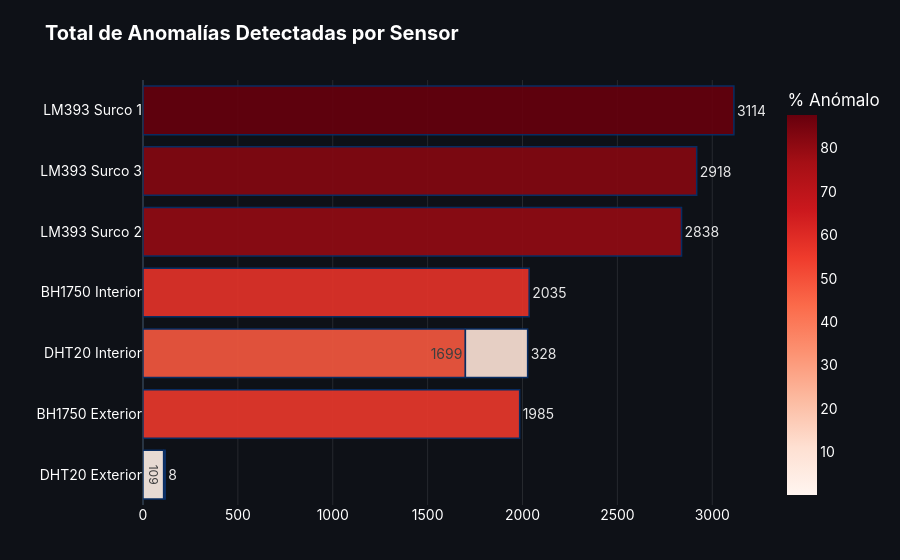

Write notebook code for a chart like this one.
### Markdown cell above
## 1. Anomalías por Sensor
¿Qué sensores presentan más registros fuera de sus umbrales óptimos?

### Code cell
query_anomalias = """
SELECT 
    s.nombre_sensor,
    s.variable_medida,
    s.ubicacion,
    COUNT(CASE WHEN f.flag_anomalia = 1 THEN 1 END) AS total_anomalias,
    COUNT(*) AS total_mediciones,
    ROUND((COUNT(CASE WHEN f.flag_anomalia = 1 THEN 1 END) / COUNT(*)) * 100, 2) AS porcentaje_anomalo
FROM fact_mediciones_invernadero f
JOIN dim_sensor s ON f.id_sensor = s.id_sensor
GROUP BY s.nombre_sensor, s.variable_medida, s.ubicacion
ORDER BY total_anomalias DESC;
"""

df_anomalias = pd.read_sql(query_anomalias, conn)

fig = px.bar(
    df_anomalias, 
    x='total_anomalias', 
    y='nombre_sensor', 
    color='porcentaje_anomalo',
    orientation='h',
    text='total_anomalias',
    title="<b>Total de Anomalías Detectadas por Sensor</b>",
    color_continuous_scale="Reds",
    labels={'total_anomalias': 'Número de Anomalías', 'nombre_sensor': 'Sensor', 'porcentaje_anomalo': '% Anómalo'}
)

fig.update_traces(textposition='outside', marker_line_color='rgb(8,48,107)', marker_line_width=1.5, opacity=0.9)
fig.update_layout(
    template="plotly_dark",
    yaxis={'categoryorder':'total ascending'},
    font=dict(family="Inter, Arial, sans-serif", size=14, color="white"),
    margin=dict(l=10, r=20, t=80, b=50),
    plot_bgcolor='#0E1117',
    paper_bgcolor='#0E1117'
)
fig.update_xaxes(showgrid=True, gridcolor='rgba(255,255,255,0.1)', title="")
fig.update_yaxes(showgrid=False, title="")
fig.show()

### Figure 1 — Plotly figure (JSON) as saved in the notebook; plotly's stock layout.template omitted (floating-point values rounded to 4 significant figures)
{"data": [{"hovertemplate": "Número de Anomalías=%{text}<br>Sensor=%{y}<br>% Anómalo=%{marker.color}<extra></extra>", "legendgroup": "", "marker": {"color": [87.64, 82.13, 79.88, 57.28, 55.87, 47.82, 9.23, 3.07, 0.23], "coloraxis": "coloraxis", "line": {"color": "rgb(8,48,107)", "width": 1.5}, "pattern": {"shape": ""}}, "name": "", "opacity": 0.9, "orientation": "h", "showlegend": false, "text": [3114.0, 2918.0, 2838.0, 2035.0, 1985.0, 1699.0, 328.0, 109.0, 8.0], "textposition": "outside", "type": "bar", "x": [3114, 2918, 2838, 2035, 1985, 1699, 328, 109, 8], "xaxis": "x", "y": ["LM393 Surco 1", "LM393 Surco 3", "LM393 Surco 2", "BH1750 Interior", "BH1750 Exterior", "DHT20 Interior", "DHT20 Interior", "DHT20 Exterior", "DHT20 Exterior"], "yaxis": "y"}], "layout": {"barmode": "relative", "coloraxis": {"colorbar": {"title": {"text": "% Anómalo"}}, "colorscale": [[0, "rgb(255,245,240)"], [0.125, "rgb(254,224,210)"], [0.25, "rgb(252,187,161)"], [0.375, "rgb(252,146,114)"], [0.5, "rgb(251,106,74)"], [0.625, "rgb(239,59,44)"], [0.75, "rgb(203,24,29)"], [0.875, "rgb(165,15,21)"], [1, "rgb(103,0,13)"]]}, "font": {"color": "white", "family": "Inter, Arial, sans-serif", "size": 14}, "legend": {"tracegroupgap": 0}, "margin": {"b": 50, "l": 10, "r": 20, "t": 80}, "paper_bgcolor": "#0E1117", "plot_bgcolor": "#0E1117", "title": {"text": "<b>Total de Anomalías Detectadas por Sensor</b>"}, "xaxis": {"anchor": "y", "domain": [0, 1], "gridcolor": "rgba(255,255,255,0.1)", "showgrid": true, "title": {"text": ""}}, "yaxis": {"anchor": "x", "categoryorder": "total ascending", "domain": [0, 1], "showgrid": false, "title": {"text": ""}}}}
